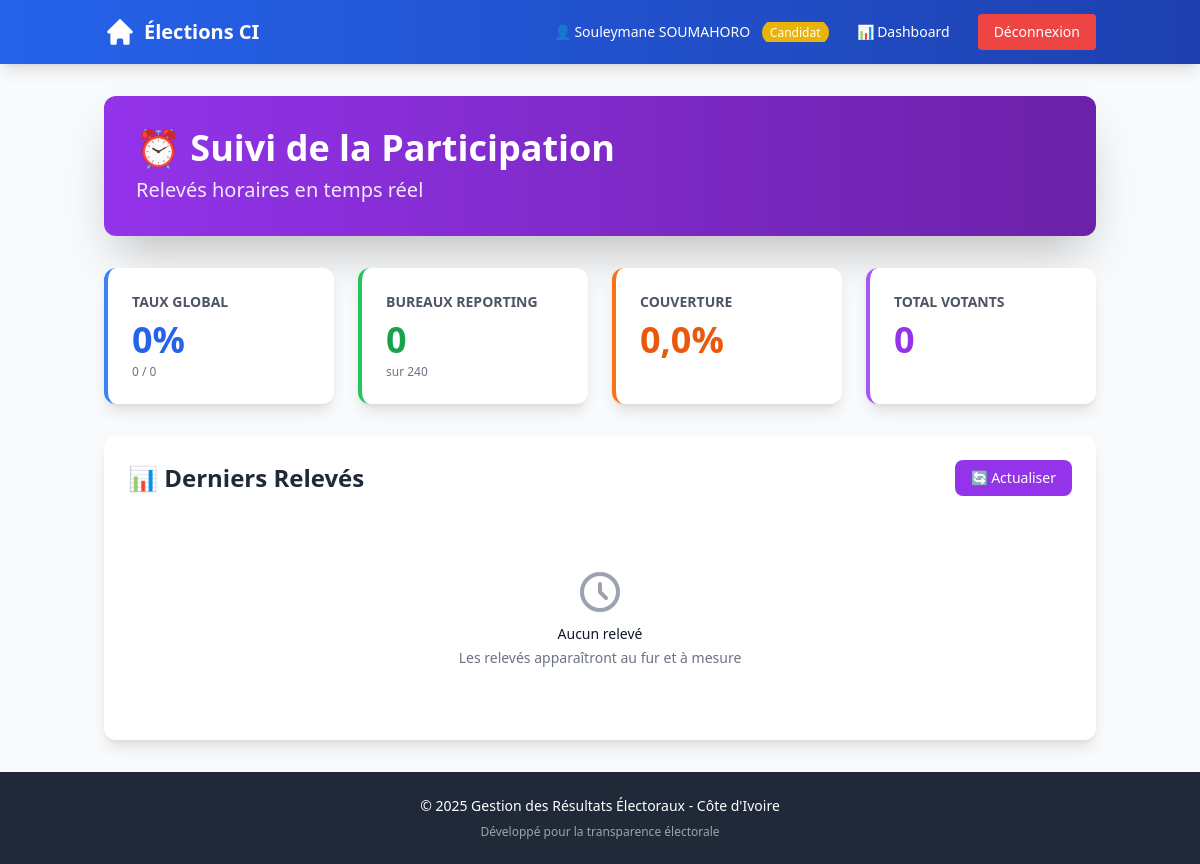
The app's page /suivi-participation/ (signed in), older data.
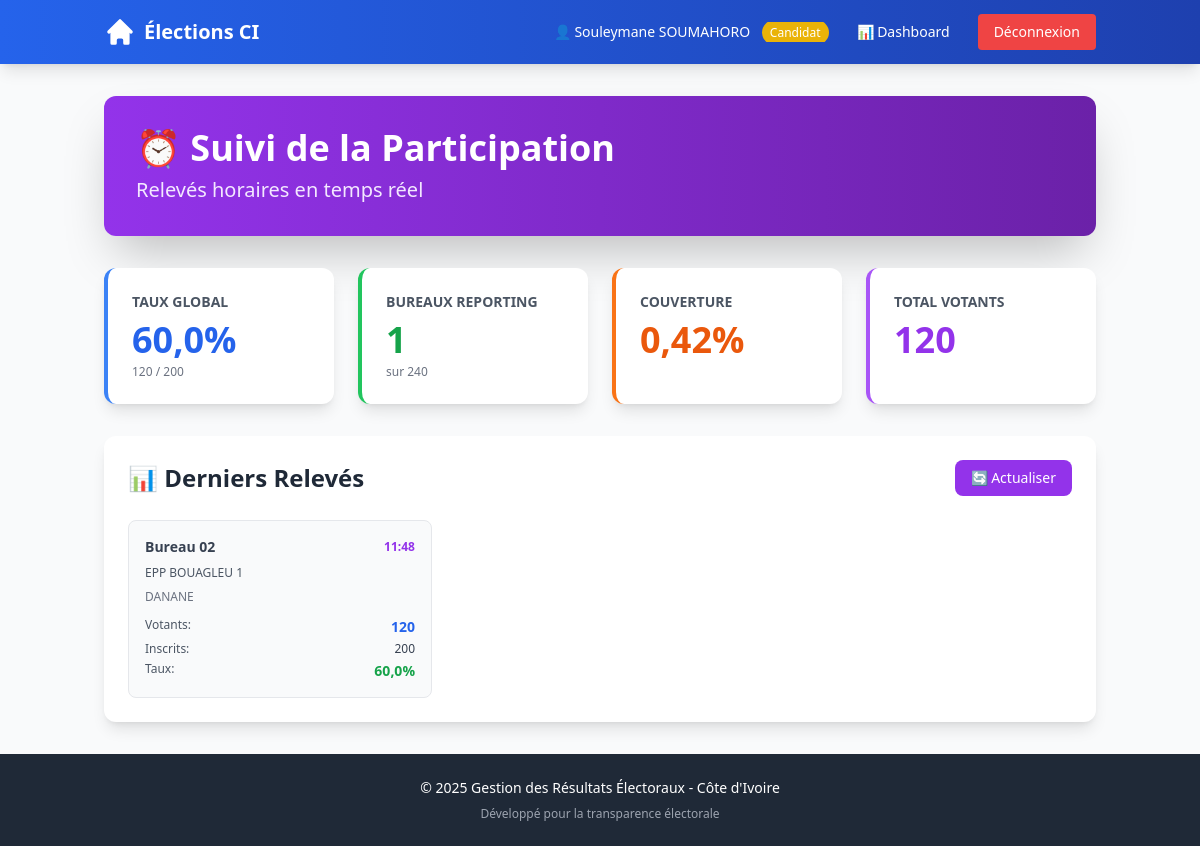
The same page, newer data.
### myApplication/models.py (models this page shows, shortened)
class RelevéHoraire(models.Model):
    bureau_vote = models.ForeignKey(
        BureauVote,
        on_delete=models.CASCADE,
        related_name='releves_horaires'
    )
    representant = models.ForeignKey(
        User,
        on_delete=models.SET_NULL,
        null=True,
        related_name='releves_saisis',
        limit_choices_to={'role': 'representant'}
    )
    heure_releve = models.DateTimeField(auto_now_add=True, verbose_name='Heure du relevé')
    nombre_votants = models.IntegerField(
        validators=[MinValueValidator(0)],
        help_text='Nombre de votants à cette heure'
    )
    observations = models.TextField(blank=True, null=True, verbose_name='Observations')
    class Meta:
        verbose_name = 'Relevé horaire'
        verbose_name_plural = 'Relevés horaires'
        ordering = ['-heure_releve']
    def get_taux_participation(self):
        if self.bureau_vote.nombre_inscrits == 0:
            return 0
        return round((self.nombre_votants / self.bureau_vote.nombre_inscrits) * 100, 2)

class BureauVote(models.Model):
    numero = models.CharField(max_length=10)
    centre_vote = models.ForeignKey(CentreVote, on_delete=models.CASCADE, related_name='bureaux')
    nombre_inscrits = models.IntegerField(default=0, validators=[MinValueValidator(0)])
    class Meta:
        verbose_name = "Bureau de vote"
        verbose_name_plural = "Bureaux de vote"
        ordering = ['centre_vote', 'numero']
        unique_together = ['numero', 'centre_vote']

class CentreVote(models.Model):
    nom = models.CharField(max_length=200)
    sous_prefecture = models.ForeignKey(SousPrefecture, on_delete=models.CASCADE, related_name='centres_vote')
    adresse = models.TextField(blank=True, null=True)
    class Meta:
        verbose_name = "Centre de vote"
        verbose_name_plural = "Centres de vote"
        ordering = ['nom']

class SousPrefecture(models.Model):
    nom = models.CharField(max_length=100)
    departement = models.ForeignKey(Departement, on_delete=models.CASCADE, related_name='sous_prefectures')
    class Meta:
        verbose_name = "Sous-préfecture"
        verbose_name_plural = "Sous-préfectures"
        ordering = ['nom']
        unique_together = ['nom', 'departement']

### myApplication/views.py (the view)
# urls.py: path('suivi-participation/', views.suivi_participation, name='suivi_participation'),
@login_required
def suivi_participation(request):
    if request.user.role != 'candidat':
        messages.error(request, 'Accès réservé aux candidats')
        return redirect('home')
    releves = RelevéHoraire.objects.select_related(
        'bureau_vote__centre_vote__sous_prefecture',
        'representant'
    ).order_by('-heure_releve')[:50]  # Les 50 derniers
    dernier_releve_par_bureau = {}
    for releve in RelevéHoraire.objects.select_related('bureau_vote').order_by('bureau_vote', '-heure_releve'):
        if releve.bureau_vote.id not in dernier_releve_par_bureau:
            dernier_releve_par_bureau[releve.bureau_vote.id] = releve
    total_votants = sum(r.nombre_votants for r in dernier_releve_par_bureau.values())
    total_inscrits = sum(r.bureau_vote.nombre_inscrits for r in dernier_releve_par_bureau.values())
    taux_global = (total_votants / total_inscrits * 100) if total_inscrits > 0 else 0
    bureaux_reporting = len(dernier_releve_par_bureau)
    total_bureaux = BureauVote.objects.count()
    taux_couverture = (bureaux_reporting / total_bureaux * 100) if total_bureaux > 0 else 0
    context = {
        'releves': releves,
        'total_votants': total_votants,
        'total_inscrits': total_inscrits,
        'taux_global': round(taux_global, 2),
        'bureaux_reporting': bureaux_reporting,
        'total_bureaux': total_bureaux,
        'taux_couverture': round(taux_couverture, 2)
    }
    return render(request, 'suivi_participation.html', context)

### myApplication/templates/suivi_participation.html (shortened to what the changed rows need)
{% extends 'base.html' %}
{% block content %}
    <div class="max-w-7xl mx-auto">
        <div class="bg-gradient-to-r from-purple-600 to-purple-800 rounded-xl shadow-2xl p-8 text-white mb-8">
            <h1 class="text-4xl font-bold mb-2">⏰ Suivi de la Participation</h1>
        </div>
        <div class="grid grid-cols-1 md:grid-cols-4 gap-6 mb-8">
            <div class="bg-white rounded-xl shadow-lg p-6 border-l-4 border-blue-500">
                <p class="text-gray-600 text-sm font-semibold uppercase">Taux Global</p>
                <p class="text-4xl font-bold text-blue-600 mt-2">{{ taux_global }}%</p>
                <p class="text-xs text-gray-500 mt-1">{{ total_votants }} / {{ total_inscrits }}</p>
            </div>
            <div class="bg-white rounded-xl shadow-lg p-6 border-l-4 border-green-500">
                <p class="text-gray-600 text-sm font-semibold uppercase">Bureaux Reporting</p>
                <p class="text-4xl font-bold text-green-600 mt-2">{{ bureaux_reporting }}</p>
                <p class="text-xs text-gray-500 mt-1">sur {{ total_bureaux }}</p>
            </div>
            <div class="bg-white rounded-xl shadow-lg p-6 border-l-4 border-orange-500">
                <p class="text-gray-600 text-sm font-semibold uppercase">Couverture</p>
                <p class="text-4xl font-bold text-orange-600 mt-2">{{ taux_couverture }}%</p>
            </div>
            <div class="bg-white rounded-xl shadow-lg p-6 border-l-4 border-purple-500">
                <p class="text-gray-600 text-sm font-semibold uppercase">Total Votants</p>
                <p class="text-4xl font-bold text-purple-600 mt-2">{{ total_votants }}</p>
            </div>
        </div>
        <div class="bg-white rounded-xl shadow-lg p-6">
            <div class="flex items-center justify-between mb-6">
                <h2 class="text-2xl font-bold text-gray-800">📊 Derniers Relevés</h2>
            </div>
            <div id="releves-container" class="grid grid-cols-1 md:grid-cols-2 lg:grid-cols-3 xl:grid-cols-4 gap-4">
                {% for releve in releves %}
                    <div class="bg-gray-50 rounded-lg p-4 border border-gray-200 hover:shadow-md transition">
                        <div class="flex items-center justify-between mb-2">
                            <span class="text-sm font-bold text-gray-700">Bureau {{ releve.bureau_vote.numero }}</span>
                            <span class="text-xs text-purple-600 font-semibold">{{ releve.heure_releve|date:"H:i" }}</span>
                        </div>
                        <p class="text-xs text-gray-600 mb-2">{{ releve.bureau_vote.centre_vote.nom }}</p>
                        <p class="text-xs text-gray-500 mb-3">{{ releve.bureau_vote.centre_vote.sous_prefecture.nom }}</p>
                        <div class="space-y-1">
                            <div class="flex justify-between">
                                <span class="text-xs text-gray-600">Votants:</span>
                                <span class="text-sm font-bold text-blue-600">{{ releve.nombre_votants }}</span>
                            </div>
                            <div class="flex justify-between">
                                <span class="text-xs text-gray-600">Inscrits:</span>
                                <span class="text-xs text-gray-700">{{ releve.bureau_vote.nombre_inscrits }}</span>
                            </div>
                            <div class="flex justify-between">
                                <span class="text-xs text-gray-600">Taux:</span>
                                <span class="text-sm font-semibold text-green-600">{{ releve.get_taux_participation }}%</span>
                            </div>
                        </div>
                    </div>
                    {% empty %}
                    <div class="col-span-full text-center py-12">
                        <svg class="mx-auto h-12 w-12 text-gray-400" fill="none" stroke="currentColor" viewBox="0 0 24 24">
                            <path stroke-linecap="round" stroke-linejoin="round" stroke-width="2" d="M12 8v4l3 3m6-3a9 9 0 11-18 0 9 9 0 0118 0z"/>
                        </svg>
                        <h3 class="mt-2 text-sm font-medium text-gray-900">Aucun relevé</h3>
                        <p class="mt-1 text-sm text-gray-500">Les relevés apparaîtront au fur et à mesure</p>
                    </div>
                {% endfor %}
            </div>
        </div>
    </div>
{% endblock %}

Row changes from the older to the newer data that the page shows:
added RelevéHoraire: bureau_vote.numero "02", heure_releve "11:48", bureau_vote.centre_vote.nom "EPP BOUAGLEU 1", bureau_vote.centre_vote.sous_prefecture.nom "DANANE", nombre_votants "120", bureau_vote.nombre_inscrits "200", get_taux_participation "60,0"
Text that changed along with them:
{{ taux_global }}: "0" → "60,0"
{{ total_votants }}: "0" → "120"
{{ total_inscrits }}: "0" → "200"
{{ bureaux_reporting }}: "0" → "1"
{{ taux_couverture }}: "0,0" → "0,42"
text no longer shown: "Aucun relevé Les relevés apparaîtront au fur et à mesure"
